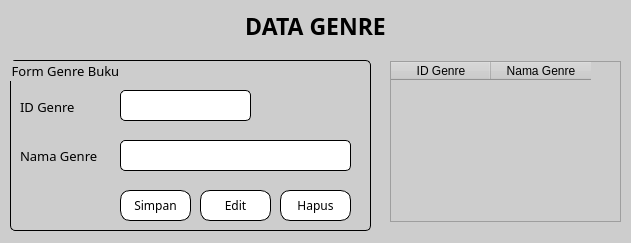
<?xml version="1.0" encoding="UTF-8"?>
<ui version="4.0">
 <class>Dialog</class>
 <widget class="QDialog" name="Dialog">
  <property name="geometry">
   <rect>
    <x>0</x>
    <y>0</y>
    <width>631</width>
    <height>243</height>
   </rect>
  </property>
  <property name="windowTitle">
   <string>Dialog</string>
  </property>
  <property name="styleSheet">
   <string notr="true">background-color: rgb(205, 205, 205);</string>
  </property>
  <widget class="QLabel" name="label">
   <property name="geometry">
    <rect>
     <x>10</x>
     <y>0</y>
     <width>611</width>
     <height>51</height>
    </rect>
   </property>
   <property name="font">
    <font>
     <family>Century Gothic</family>
     <pointsize>17</pointsize>
     <weight>75</weight>
     <bold>true</bold>
    </font>
   </property>
   <property name="styleSheet">
    <string notr="true">color: rgb(0, 0, 0);</string>
   </property>
   <property name="text">
    <string>DATA GENRE</string>
   </property>
   <property name="alignment">
    <set>Qt::AlignCenter</set>
   </property>
  </widget>
  <widget class="QGroupBox" name="groupBox">
   <property name="geometry">
    <rect>
     <x>10</x>
     <y>60</y>
     <width>361</width>
     <height>171</height>
    </rect>
   </property>
   <property name="font">
    <font>
     <family>Century Gothic</family>
     <pointsize>10</pointsize>
    </font>
   </property>
   <property name="styleSheet">
    <string notr="true">border: 1px solid black;
border-radius: 5px;</string>
   </property>
   <property name="title">
    <string>Form Genre Buku</string>
   </property>
   <widget class="QLabel" name="label_2">
    <property name="geometry">
     <rect>
      <x>10</x>
      <y>31</y>
      <width>81</width>
      <height>31</height>
     </rect>
    </property>
    <property name="font">
     <font>
      <family>Century Gothic</family>
      <pointsize>10</pointsize>
     </font>
    </property>
    <property name="styleSheet">
     <string notr="true">border: none</string>
    </property>
    <property name="text">
     <string>ID Genre</string>
    </property>
   </widget>
   <widget class="QLabel" name="label_3">
    <property name="geometry">
     <rect>
      <x>10</x>
      <y>80</y>
      <width>91</width>
      <height>31</height>
     </rect>
    </property>
    <property name="font">
     <font>
      <family>Century Gothic</family>
      <pointsize>10</pointsize>
     </font>
    </property>
    <property name="styleSheet">
     <string notr="true">border: none</string>
    </property>
    <property name="text">
     <string>Nama Genre</string>
    </property>
   </widget>
   <widget class="QLineEdit" name="editID">
    <property name="geometry">
     <rect>
      <x>110</x>
      <y>30</y>
      <width>131</width>
      <height>31</height>
     </rect>
    </property>
    <property name="font">
     <font>
      <family>Century Gothic</family>
      <pointsize>10</pointsize>
     </font>
    </property>
    <property name="styleSheet">
     <string notr="true">background-color: rgb(255, 255, 255);</string>
    </property>
   </widget>
   <widget class="QLineEdit" name="editNamaGenre">
    <property name="geometry">
     <rect>
      <x>110</x>
      <y>80</y>
      <width>231</width>
      <height>31</height>
     </rect>
    </property>
    <property name="font">
     <font>
      <family>Century Gothic</family>
      <pointsize>10</pointsize>
     </font>
    </property>
    <property name="styleSheet">
     <string notr="true">background-color: rgb(255, 255, 255);</string>
    </property>
   </widget>
   <widget class="QPushButton" name="btnHapus">
    <property name="geometry">
     <rect>
      <x>270</x>
      <y>130</y>
      <width>71</width>
      <height>31</height>
     </rect>
    </property>
    <property name="font">
     <font>
      <family>Century Gothic</family>
     </font>
    </property>
    <property name="styleSheet">
     <string notr="true">QPushButton{
border: 1px solid black;
border-radius: 10px;
background-color: rgb(255, 255, 255);
color: rgb(0, 0, 0);
}

QPushButton:hover{
background-color: rgb(205, 205, 205);
}

QPushButton:pressed{
padding-left: 5px;
padding-top: 5px;
}</string>
    </property>
    <property name="text">
     <string>Hapus</string>
    </property>
    <property name="icon">
     <iconset>
      <normaloff>../ICON/delete_book.png</normaloff>../ICON/delete_book.png</iconset>
    </property>
   </widget>
   <widget class="QPushButton" name="btnSimpan">
    <property name="geometry">
     <rect>
      <x>110</x>
      <y>130</y>
      <width>71</width>
      <height>31</height>
     </rect>
    </property>
    <property name="font">
     <font>
      <family>Century Gothic</family>
     </font>
    </property>
    <property name="styleSheet">
     <string notr="true">QPushButton{
border: 1px solid black;
border-radius: 10px;
background-color: rgb(255, 255, 255);
color: rgb(0, 0, 0);
}

QPushButton:hover{
background-color: rgb(205, 205, 205);
}

QPushButton:pressed{
padding-left: 5px;
padding-top: 5px;
}</string>
    </property>
    <property name="text">
     <string>Simpan</string>
    </property>
    <property name="icon">
     <iconset>
      <normaloff>../ICON/add.png</normaloff>../ICON/add.png</iconset>
    </property>
   </widget>
   <widget class="QPushButton" name="btnEdit">
    <property name="geometry">
     <rect>
      <x>190</x>
      <y>130</y>
      <width>71</width>
      <height>31</height>
     </rect>
    </property>
    <property name="font">
     <font>
      <family>Century Gothic</family>
     </font>
    </property>
    <property name="styleSheet">
     <string notr="true">QPushButton{
border: 1px solid black;
border-radius: 10px;
background-color: rgb(255, 255, 255);
color: rgb(0, 0, 0);
}

QPushButton:hover{
background-color: rgb(205, 205, 205);
}

QPushButton:pressed{
padding-left: 5px;
padding-top: 5px;
}</string>
    </property>
    <property name="text">
     <string>Edit</string>
    </property>
    <property name="icon">
     <iconset>
      <normaloff>../ICON/edit_book.png</normaloff>../ICON/edit_book.png</iconset>
    </property>
   </widget>
  </widget>
  <widget class="QTableWidget" name="tblGenre">
   <property name="geometry">
    <rect>
     <x>390</x>
     <y>61</y>
     <width>231</width>
     <height>161</height>
    </rect>
   </property>
   <property name="font">
    <font>
     <family>Century Gothic</family>
     <pointsize>10</pointsize>
    </font>
   </property>
   <property name="editTriggers">
    <set>QAbstractItemView::NoEditTriggers</set>
   </property>
   <property name="selectionMode">
    <enum>QAbstractItemView::SingleSelection</enum>
   </property>
   <property name="selectionBehavior">
    <enum>QAbstractItemView::SelectRows</enum>
   </property>
   <column>
    <property name="text">
     <string>ID Genre</string>
    </property>
   </column>
   <column>
    <property name="text">
     <string>Nama Genre</string>
    </property>
   </column>
  </widget>
 </widget>
 <resources/>
 <connections/>
</ui>
